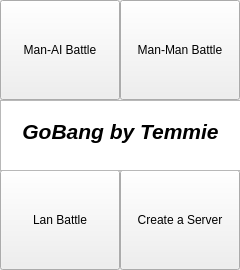
<?xml version="1.0" encoding="UTF-8"?>
<ui version="4.0">
 <class>MainWindow</class>
 <widget class="QMainWindow" name="MainWindow">
  <property name="geometry">
   <rect>
    <x>0</x>
    <y>0</y>
    <width>240</width>
    <height>270</height>
   </rect>
  </property>
  <property name="minimumSize">
   <size>
    <width>240</width>
    <height>270</height>
   </size>
  </property>
  <property name="maximumSize">
   <size>
    <width>240</width>
    <height>270</height>
   </size>
  </property>
  <property name="windowTitle">
   <string>GoBang</string>
  </property>
  <widget class="QWidget" name="centralWidget">
   <widget class="QPushButton" name="NetServer">
    <property name="geometry">
     <rect>
      <x>120</x>
      <y>170</y>
      <width>120</width>
      <height>100</height>
     </rect>
    </property>
    <property name="text">
     <string>Create a Server</string>
    </property>
   </widget>
   <widget class="QPushButton" name="Lan_Battle">
    <property name="geometry">
     <rect>
      <x>0</x>
      <y>170</y>
      <width>120</width>
      <height>100</height>
     </rect>
    </property>
    <property name="text">
     <string>Lan Battle</string>
    </property>
   </widget>
   <widget class="QPushButton" name="Man_AI">
    <property name="geometry">
     <rect>
      <x>0</x>
      <y>0</y>
      <width>120</width>
      <height>100</height>
     </rect>
    </property>
    <property name="text">
     <string>Man-AI Battle</string>
    </property>
   </widget>
   <widget class="QPushButton" name="Man_Man">
    <property name="geometry">
     <rect>
      <x>120</x>
      <y>0</y>
      <width>120</width>
      <height>100</height>
     </rect>
    </property>
    <property name="text">
     <string>Man-Man Battle</string>
    </property>
   </widget>
   <widget class="QTextBrowser" name="textBrowser">
    <property name="geometry">
     <rect>
      <x>0</x>
      <y>100</y>
      <width>241</width>
      <height>71</height>
     </rect>
    </property>
    <property name="html">
     <string>&lt;!DOCTYPE HTML PUBLIC &quot;-//W3C//DTD HTML 4.0//EN&quot; &quot;http://www.w3.org/TR/REC-html40/strict.dtd&quot;&gt;
&lt;html&gt;&lt;head&gt;&lt;meta name=&quot;qrichtext&quot; content=&quot;1&quot; /&gt;&lt;style type=&quot;text/css&quot;&gt;
p, li { white-space: pre-wrap; }
&lt;/style&gt;&lt;/head&gt;&lt;body style=&quot; font-family:'SimSun'; font-size:9pt; font-weight:400; font-style:normal;&quot;&gt;
&lt;p align=&quot;center&quot; dir='rtl' style=&quot;-qt-paragraph-type:empty; margin-top:0px; margin-bottom:0px; margin-left:0px; margin-right:0px; -qt-block-indent:0; text-indent:0px;&quot;&gt;&lt;br /&gt;&lt;/p&gt;
&lt;p align=&quot;center&quot; dir='rtl' style=&quot; margin-top:0px; margin-bottom:0px; margin-left:0px; margin-right:0px; -qt-block-indent:0; text-indent:0px;&quot;&gt;&lt;span style=&quot; font-size:16pt; font-weight:600; font-style:italic;&quot;&gt;GoBang by Temmie&lt;/span&gt;&lt;/p&gt;&lt;/body&gt;&lt;/html&gt;</string>
    </property>
   </widget>
  </widget>
 </widget>
 <layoutdefault spacing="6" margin="11"/>
 <resources/>
 <connections/>
</ui>
